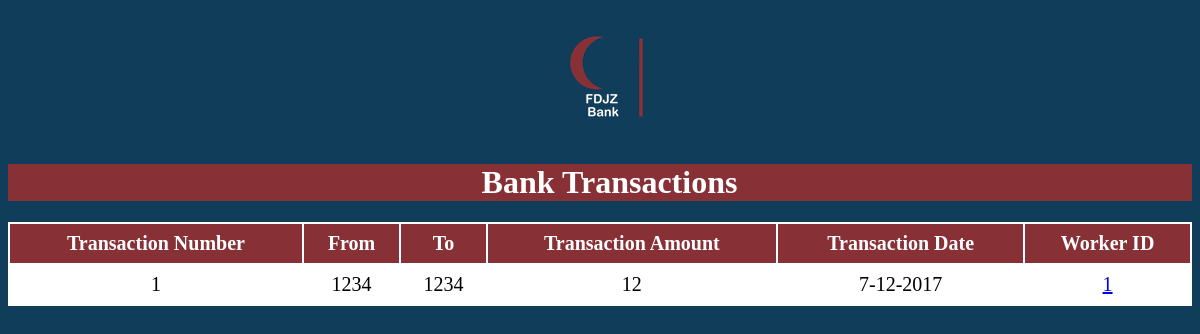
The app's page /Worker/php/ViewSpecificTransaction.php?id=5 with its own data.
### tables this page shows
CREATE TABLE `TRANSACTIONS` (
  `TransactionID` int(11) NOT NULL,
  `FromAccount` int(11) NOT NULL,
  `ToAccount` int(11) NOT NULL,
  `Amount` float DEFAULT NULL,
  `TransactionDate` varchar(50) DEFAULT NULL,
  `WorkerID` int(11) NOT NULL
);

### Worker/ClassesGedida/dbconnect.php (called while the page is built, shortened)
<?php
  class dbconnect
  {
      private $servername;
      private $username;
      private $password;
      private $db;
      private $con;
      function __construct()
      {
          $this->servername = "localhost";
          $this->username = "root";
          $this->password = "";
          $this->db = "FDJZ";
          $this->con = $this->Connect();
      }
      function connect()
      {
          $this->con = mysqli_connect($this->servername, $this->username, $this->password, $this->db);
          if ($this -> con ->connect_error)
          {
              die("Failed to connect: " .$this->con->connect_error);
          }
          else
          {
              return $this->con;
          }
      }
      function executesql($sql)
      {
        $result = mysqli_query($this->con, $sql);
        if($result == TRUE)
              {
          return $result;
        }
        else
              {
          echo "Error executing SQL statement: " .$this->con->error;
        }
      }
  }
?>

### Worker/ClassesGedida/Transactions.php (the view, shortened to what this page needs)
<?php
require_once "../ClassesGedida/dbconnect.php";
  class Transactions
  {
      function viewTransactionsBySpecificCustomer($id){
      			$db = new dbconnect;
      			$db->connect();
      			$sql = "SELECT * FROM `TRANSACTIONS`, bank_accounts
      							WHERE  bank_accounts.UserID = '$id'
      							AND FromAccount = bank_accounts.AccountNumber
      							";
      			$result = $db->executesql($sql);
      			foreach($result as $row){
      					echo'<tr>';
      					echo'<td>'.$row['TransactionID'].'</td>';
      					echo'<td>'.$row['FromAccount'].'</td>';
      					echo'<td>'.$row['ToAccount'].'</td>';
      					echo'<td>'.$row['Amount'].'</td>';
      					echo'<td>'.$row['TransactionDate'].'</td>';
      					echo'<td><a href="WorkerReportFromTransaction.php?id='.$row['WorkerID'].'">'.$row['WorkerID'].'</a></td>';
      					echo'</tr>';
      			}
	  }
    }
?>

### Worker/css/ViewTransaction.css (style rules this page uses)
body { background-color: #103D59; }
th, td { text-align: center; padding: 8px; }

### records on screen
transactions: TransactionID "1", FromAccount "1234", ToAccount "1234", Amount "12", TransactionDate "7-12-2017", WorkerID "1"
